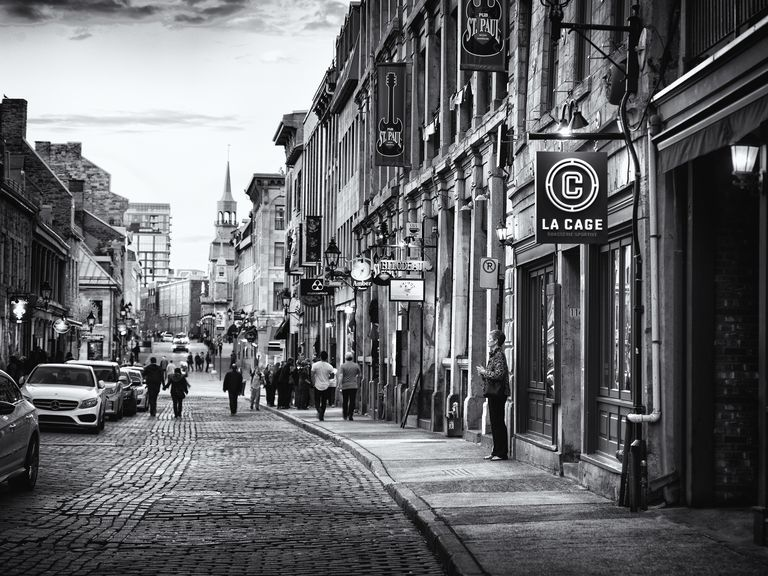
#> input picture images/road.jpg, 768 x 576 px, found by its file name
$ jupyter execute Lecture1.ipynb
#> lines starting #> are read from the running program, lines starting #| are printed output that depends on the picture
### Lecture1/functions.py
import matplotlib.pyplot as plt
from skimage import io, exposure
import pylab, numpy as np

def plot_samples(line=False,theta=[1,1,1],current=[0]):

    plt.plot([2,5,7,6,4,8],[1,2,4,5,3,6],'ro')
    plt.plot([1,4,7,5,3,2],[2,5,8,6,6,4],'bo')
    if np.shape(current)[0]>1:
        plt.plot(current[0],current[1],'go')
    if line:
        xaxis = np.array([1,2,3,4,5,6,7,8])
        plt.plot(xaxis, theta[0]/-theta[2]+theta[1]/-theta[2]*xaxis,'black')
    return

def check_accuracy(ind,label):
    if ind == label:
        return 'Σωστή'
    else:
        return 'Λανθασμένη'

def convolve2d(image, kernel):

    kernel = np.flipud(np.fliplr(kernel))    # Flip the kernel
    output = np.zeros_like(image)            # convolution output
    # Add zero padding to the input image
    image_padded = np.zeros((image.shape[0] + 2, image.shape[1] + 2))
    image_padded[1:-1, 1:-1] = image
    for x in range(image.shape[1]):     # Loop over every pixel of the image
        for y in range(image.shape[0]):
            # element-wise multiplication of the kernel and the image
            output[y,x]=(kernel*image_padded[y:y+3,x:x+3]).sum()
    return output

### Lecture1/Lecture1.ipynb
# Βαθιά Μάθηση - Deep Learning

**Laboratory of Robotics & Autonomous Systems**<br />
_Kansizoglou Ioannis, PhD Candidate_<br />
<i> ikansizo@pme.duth.gr </i>

### Τι είναι ένα (τεχνητό) νευρωνικό δίκτυο ?

- Είναι ένα δίκτυο από απλούς υπολογιστικούς κόμβους (**νευρώνες**), διασυνδεδεμένους μεταξύ τους.
- Αξιοποιεί μία **απλοποιημένη** μορφή του κεντρικού νευρικού συστήματος (εγκεφάλου).
- Αποτελεί μέθοδο **μηχανικής μάθησης**.

### Δομή νευρώνα: μια βαθύτερη ματιά

Κάθε νευρώνας επιστρέφει **μία τιμή**.

<p style='text-align: center'>z = w<sub>1</sub>x<sub>1</sub> + w<sub>2</sub>x<sub>2</sub> + ... + w<sub>n</sub>x<sub>n</sub> + b</p>

##### Η συνάρτηση ενεργοποίησης f (activation function)

Στα κρυφά επίπεδα πλέον χρησιμοποιείται σχεδόν αποκλειστικά η **ReLU**.

###### Συνεπώς, ολοκληρωμένα η έξοδος του νευρώνα είναι:

<p style='text-align: center'><b>y = ReLU(w<sub>1</sub>x<sub>1</sub> + w<sub>2</sub>x<sub>2</sub> + ... + w<sub>n</sub>x<sub>n</sub>+b)</b></p>

### Μηχανική μάθηση

Πώς μαθαίνει ο άνθρωπος ?? =======> Μέσω **εμπειριών !!**

_Ορισμός Μηχανικής Μάθησης:_ Κλάδος που ερευνά μεθόδους για την εκπαίδευση μίας μηχανής ούτως ώστε μέσω εμπειριών (δειγμάτων) να μάθει να διεκπεραιώνει μία συγκεκριμένη εργασία με ορισμένο βαθμό απόδοσης.

Πρακτικά, εκπαιδεύουμε τις παραμέτρους ***w*** μίας συνάρτησης ***F***, με σκοπό όταν δέχεται μια είσοδο ***x*** να παράγει την επιθυμητή έξοδο ***y***. Μαθηματικά μπορούμε να πούμε ότι θέλουμε:

$$
\begin{align*}
y = F(x;w) \approx label
\end{align*}
$$

##### Έστω ότι θέλουμε να εκπαιδεύσουμε ένα νευρώνα με συνάρτηση F(x) = σ(w<sub>0</sub> + w<sub>1</sub>x<sub>1</sub> + w<sub>2</sub>x<sub>2</sub>) για να κατηγοριοποιήσουμε τα δεδομένα της παρακάτω εικόνας:

[cell 1]
# Import Libraries
import matplotlib.pyplot as plt
from skimage import io, exposure
import pylab, numpy as np
from functions import plot_samples,check_accuracy, convolve2d

[cell 2]
# Plot Samples
plot_samples()
plt.show()
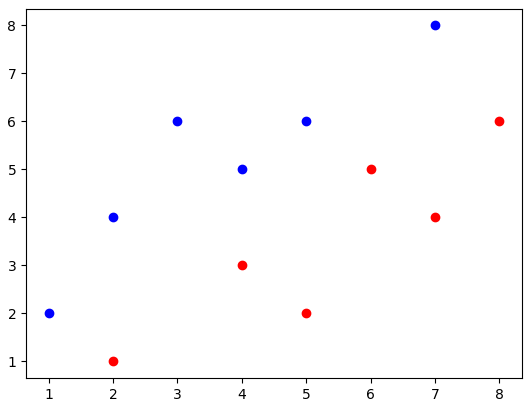
#> figure drawn by matplotlib, 1 panel

Παρακολουθούμε την τιμή **z = w<sub>0</sub> + w<sub>1</sub>x<sub>1</sub> + w<sub>2</sub>x<sub>2</sub>**:
* Αν z>0 τότε η F>0.5 και ενεργοποιείται ο νευρώνας (κλάση 1)
* Αν z<0 τότε η F<0.5 και δεν ενεργοποιείται ο νευρώνας (κλάση 0)

Τα βήματα της εκπαίδευσης έχουν ως εξής:

#### 1. ΟΡΓΑΝΩΝΟΥΜΕ ΤΑ ΔΕΙΓΜΑΤΑ ΕΚΠΑΙΔΕΥΣΗΣ

Είναι σημαντικό να ανακατεύουμε τα δεδομένα.

[cell 3]
# Every sample defined as [x1,x2,label]
samples = np.array([[2,1,0],[5,2,0],[7,4,0],[6,5,0],[4,3,0],[8,6,0],
                    [1,2,1],[4,5,1],[7,8,1],[5,6,1],[3,6,1],[2,4,1]])
classes = ['κόκκινη','μπλε']
np.random.shuffle(samples)
print('[x1,x2,label]')
print(samples)

####  2. ΑΡΧΙΚΟΠΟΙΟΥΜΕ ΤΙΣ ΠΑΡΑΜΕΤΡΟΥΣ (**w**)

Κακή αρχικοποίηση καθυστερεί, μειώνει την απόδοση ή καθιστά αδύνατη την σύγκλιση.

[cell 4]
#weight+s = np.random.random(3)
weights = [-8,1,1.4]
print('[ w0 ,w1 ,w2 ] = '+str(weights))
plot_samples(True,weights)
plt.show()
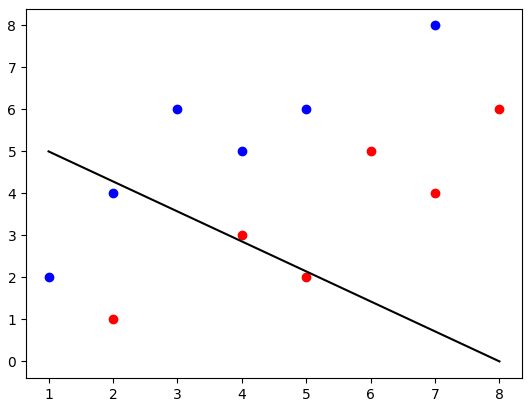
#> figure drawn by matplotlib, 1 panel

#### 3. ΕΙΣΑΓΟΥΜΕ ΤΟ ΠΡΩΤΟ ΔΕΙΓΜΑ

Υλοποιούμε την πράξη: w<sub>0</sub> + w<sub>1</sub>x<sub>1</sub> + w<sub>2</sub>x<sub>2</sub>

Αν το σημείο είναι πάνω από τη γραμμή του νευρώνα το αποτέλεσμα είναι θετικό, διαφορετικά προκύπτει αρνητικό. Στην οριακή περίπτωση που ανήκει στην γραμμή το αποτέλεσμα είναι μηδενικό.

[cell 5]
# Insert First Sample
i = 0
print('Δείγμα '+str(i)+': '+str(samples[i]))
plot_samples(True,weights,samples[i][0:2])
plt.show()

z = np.zeros(np.shape(samples)[0])
z[i] = weights[1]*samples[i][0] + weights[2]*samples[i][1] + weights[0]

def sigmoid(z):
    return 1/(1+np.exp(-z))

y = np.zeros(np.shape(samples)[0])
y[i] = sigmoid(z[i])
print('z = '+str(z[i])+' και η έξοδος του νευρώνα: y = '+str(y[i]))

print('Συνεπώς, ο νευρώνας κατηγοριοποιεί το δείγμα '+str(i)+' στην '+str(classes[int(round(y[i]))])+' κλάση.')
print(str( check_accuracy(int(round(y[i])),samples[i][2]) )+' υπόδειξη!')

#### 4. ΥΠΟΛΟΓΙΖΟΥΜΕ ΤΟ ΣΦΑΛΜΑ

Εισάγουμε την έξοδο του νευρώνα, αλλά και την πραγματική τιμή του δείγματος σε μία συνάρτηση κόστους. Η πιο απλή είναι η τετραγωνική διαφορά:
$$
\begin{align*}
J(y)=\frac{1}{2}(y-label)^2
\end{align*}
$$
Θέλουμε η έξοδος να προσεγγίζει τις τιμές 0,1 όχι απλά να προβλέπει τις κλάσεις. Στην περίπτωσή μας έχουμε:

[cell 6]
# Calclate loss
def loss_function(y,label):
    return 1/2*np.power((y-label),2)

loss = np.zeros(np.shape(samples)[0])
loss[i] = loss_function(y[i],samples[i][2])
print('Σφάλμα για το δείγμα '+str(i)+':   loss = '+str(loss[i]))

#### 5. ΕΠΑΝΑΛΑΜΒΑΝΟΥΜΕ ΤΑ ΒΗΜΑΤΑ 3 & 4 ΓΙΑ ΟΛΑ ΤΑ ΔΕΙΓΜΑΤΑ

Αθροίζουμε τα σφάλματα και υπολογίζουμε το συνολικό σφάλμα του συστήματος

[cell 7]
# Calculate loss of all Samples
for i in range(0,np.shape(samples)[0]):

    z[i] = weights[1]*samples[i][0] + weights[2]*samples[i][1] + weights[0]
    y[i] = sigmoid(z[i])
    loss[i] = loss_function(y[i],samples[i][2])

    print('Δείγμα '+str(i)+': '+str(samples[i]))
    print('Έξοδος νευρώνα: y = '+str(round(y[i],5))+'. '+str( check_accuracy(int(round(y[i])),samples[i][2]) )+' υπόδειξη!')
    print('Σφάλμα: loss = '+str(round(loss[i],10)))

total_loss = np.sum(loss)
print('\nΣυνολικό Σφάλμα: '+str(total_loss))

#### 6. ΔΙΟΡΘΩΝΟΥΜΕ ΤΙΣ ΠΑΡΑΜΕΤΡΟΥΣ ΜΑΣ ΜΕΣΗ ΤΗΣ ΜΕΘΟΔΟΥ: **GRADIENT DESCENT**

2D|3D
-|-
|

Τα βάρη διορθώνονται μέσω της:
$$
\begin{align*}
w_i = w_i - \alpha\frac{\partial J}{\partial w_i}
\end{align*}
$$
Συνεπώς, υπολογίζουμε μερικές παραγώγους της συνάρτησης κόστους.

[cell 8]
# Update weights
def der_sigmoid(z):
    return sigmoid(z)*(1-sigmoid(z))

def der_loss_function(y,label):
    return y-label

alpha = 0.1
weights = [-8,1,1.4]
plot_samples(True,weights)
print('[w0,w1,w2] = '+str(weights))

w0_gradient = der_loss_function(y,samples[:,2].copy())*der_sigmoid(z)
weights[0] = weights[0] - alpha*np.sum( w0_gradient )
weights[1] = weights[1] - alpha*np.sum( w0_gradient*samples[:,0] )
weights[2] = weights[2] - alpha*np.sum( w0_gradient*samples[:,1] )
print('[w0\',w1\',w2\'] = '+str(weights))
plot_samples(True,weights)

#### ΑΣ ΕΚΤΕΛΕΣΟΥΜΕ ΟΛΟΚΛΗΡΩΜΕΝΑ ΤΗΝ ΕΚΠΑΙΔΕΥΣΗ

Κάθε επανάληψη, η οποία ορίζεται από την εισαγωγή του πρώτου μέχρι και του τελευταίου δείγματος εκπαίδευσης συμπεριλαμβάνοντας και την εφαρμογή του αλγορίθμου Gradient Descent, ονομάζεται **epoch**.

Εκτελούμε την εκπαίδευση για προκαθορισμένο αριθμό epochs, είτε επαναλαμβάνουμε μέχρι το σφάλμα εκπαίδευσης να ελλατωθεί κάτω από ένα επιθυμητό επίπεδο.

Έστω ότι θέλουμε το σφάλμα να γίνει μικρότερο από 0.5

[cell 9]
# TRAIN
weights = [-8,1,1.4]

keepTraining = True
epoch = 0
alpha = 0.1
losses = list()

while keepTraining:

    for i in range(0,np.shape(samples)[0]):

        z[i] = weights[1]*samples[i][0] + weights[2]*samples[i][1] + weights[0]
        y[i] = sigmoid(z[i])
        loss[i] = loss_function(y[i],samples[i][2])

    total_loss = np.sum(loss)
    print('\nEpoch_'+str(epoch)+' Συνολικό Σφάλμα: '+str(total_loss))
    plot_samples(True,weights)

    w0_gradient = der_loss_function(y,samples[:,2].copy())*der_sigmoid(z)
    weights[0] = weights[0] - alpha*np.sum( w0_gradient )
    weights[1] = weights[1] - alpha*np.sum( w0_gradient*samples[:,0] )
    weights[2] = weights[2] - alpha*np.sum( w0_gradient*samples[:,1] )

    if total_loss < 0.01:
        keepTraining = False

    losses.append(total_loss)
    epoch += 1

plt.figure()
plt.plot((np.arange(0,np.shape(losses)[0])),losses)
plt.show()
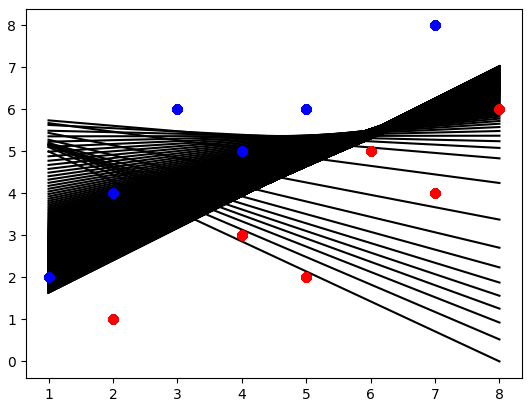
#> figure drawn by matplotlib, 1 panel
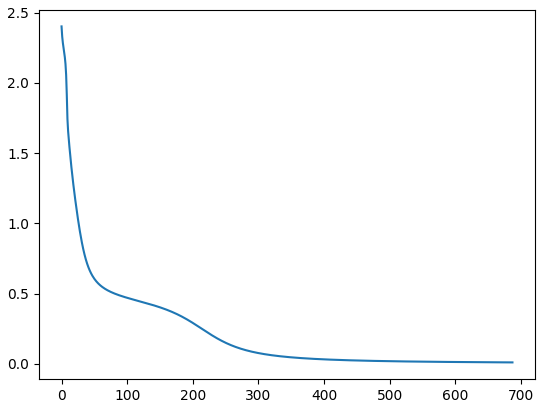
#> figure drawn by matplotlib, 1 panel; curve peaks at x = 0, y = 2.4

Και το αποτέλεσμα είναι...

[cell 10]
# Print Result
print('[ w0 ,w1 ,w2 ] = '+str(weights))
plot_samples(True,weights)
plt.show()

### Τι σχέση έχουν όλα αυτά με εμάς...

Συνελικτικά νερωνικά δίκτυα (Convolutional Neural Networks - CNNs)

- Με την χρήση **φίλτρων** και την πράξη της συνέλιξης εντοπίζουμε χρήσιμες πληροφορίες (features maps) απευθείας πάνω στην εικόνα.

[cell 11]
# Insert Image
img = io.imread('Images/road.jpg', as_gray=True)  # load the image as grayscale
#> img: shape (576, 768) float64; min 0, max 1, mean 0.415
print ('image matrix size: ', img.shape)          # print the size of image
plt.imshow(img, cmap='gray')                      # plot the image
plt.axis('off')
plt.show()

Για παράδειγμα εφαρμόζουμε **Edge Detection** για να τονίσουμε τις **κάθετες** ακμές της εικόνας.

[cell 12]
# Convolve the sharpen kernel and the image
kernel = np.array([[1,0,-1], [2,0,-2], [1,0,-1]])
image_sharpen = convolve2d(img,kernel)
#> in convolve2d, `image_padded[1:-1, 1:-1] = image`:
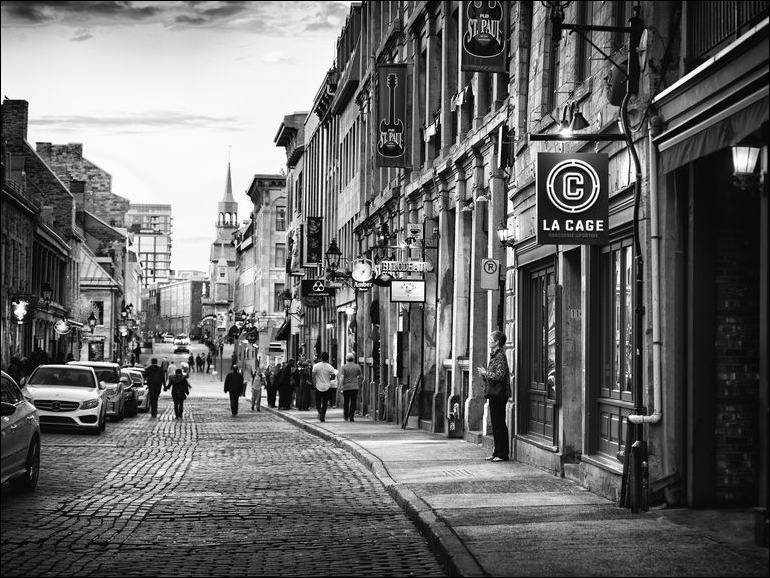
#> image_padded: shape (578, 770) float64; min 0, max 1, mean 0.412
#> after the loop in convolve2d, `for x in range(image.shape[1]):`:
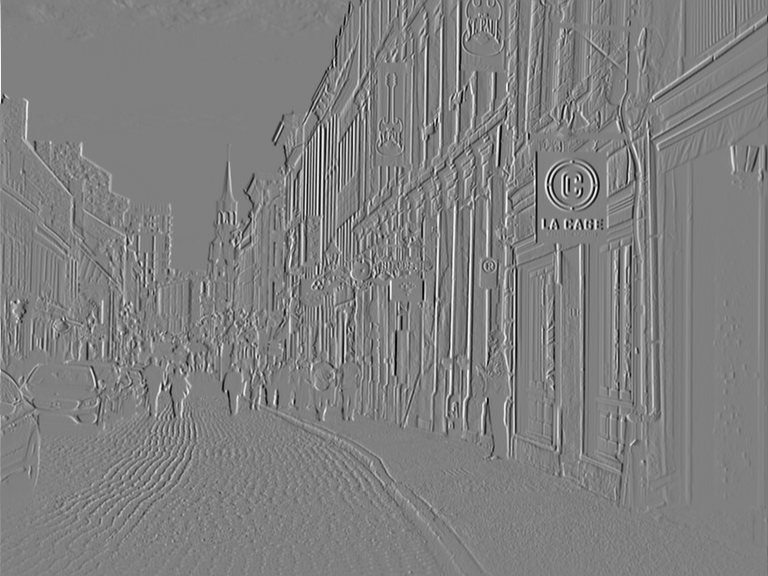
#> output: shape (576, 768) float64; min -4, max 3.96, mean -0.00101; drawn with min black and max white

f, (ax1, ax2) = plt.subplots(1, 2, sharey=True, figsize=[20,20])
ax1.imshow(img, cmap=plt.cm.gray)
ax1.set_title('Original Image')
ax1.axis('off')
ax2.imshow(image_sharpen, cmap=plt.cm.gray)
ax2.set_title('Convolved Image')
ax2.axis('off')
plt.show()
